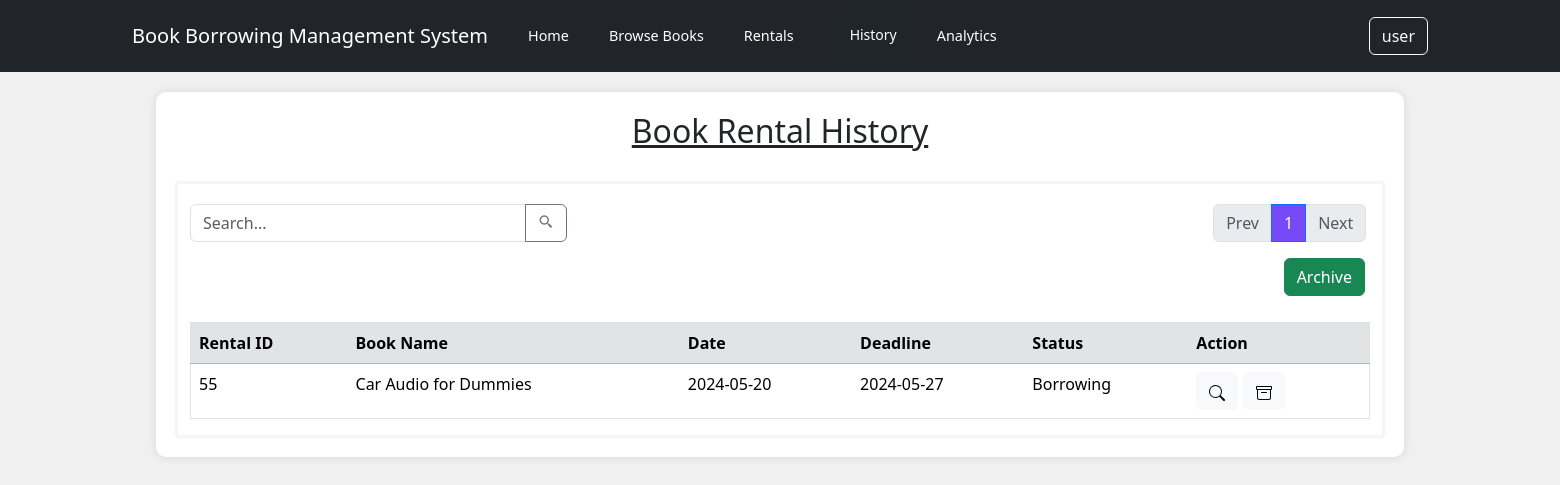
Page /reservationHistory.php (signed in) on the committed database.
### tables this page shows
CREATE TABLE `history` (
  `rental_ID` int(5) NOT NULL,
  `id` int(5) NOT NULL,
  `borrowID` int(5) NOT NULL,
  `status_ID` int(5) NOT NULL,
  `rental_deadline` date NOT NULL,
  `rental_remark` varchar(255) DEFAULT NULL,
  `archived` int(1) NOT NULL
);

CREATE TABLE `book` (
  `id` int(5) NOT NULL,
  `bookTitle` varchar(255) NOT NULL,
  `pagesNumber` int(5) NOT NULL,
  `authorName` varchar(255) NOT NULL,
  `quantity` int(5) NOT NULL,
  `isbn` varchar(255) NOT NULL,
  `genre` varchar(255) NOT NULL,
  `publicationCompany` varchar(255) NOT NULL,
  `bookCover` varchar(255) DEFAULT NULL
);

CREATE TABLE `borrow` (
  `borrowID` int(5) NOT NULL,
  `bookID` int(5) NOT NULL,
  `userID` int(5) NOT NULL,
  `time` varchar(4) NOT NULL,
  `date` date NOT NULL
);

CREATE TABLE `history_status` (
  `status_ID` int(5) NOT NULL,
  `status_name` varchar(10) NOT NULL,
  `status_desc` varchar(255) NOT NULL
);

### reservationHistory.php (the view, shortened to what this page needs)
<?php
include_once "./controllers/db_connection.php";
$records_per_page = 9;
if (isset($_GET['page']) && is_numeric($_GET['page'])) {
    $current_page = $_GET['page'];
} else {
    $current_page = 1;
}
$start_from = ($current_page - 1) * $records_per_page;
$userID = $_SESSION["id"];
$role = $_SESSION["role"];
if($role == "1"){
    $sql = "SELECT h.*, hs.status_name, u.id, bor.*, bo.bookTitle
            FROM ((((history h
            INNER JOIN history_status hs ON h.status_ID = hs.status_ID)
            INNER JOIN user u ON h.id = u.id)
            INNER JOIN borrow bor ON h.borrowID  = bor.borrowID)
            INNER JOIN book bo ON bor.bookID = bo.id)
            WHERE h.id = '$userID' AND h.archived = 0 AND hs.status_ID <> 2";
}
$sql .= " LIMIT $start_from, $records_per_page";
$result = mysqli_query($conn, $sql);
$total_pages_sql = "SELECT COUNT(*) AS total FROM history";
$result_total = mysqli_query($conn, $total_pages_sql);
$row_total = mysqli_fetch_assoc($result_total);
$total_records = $row_total['total'];
$total_pages = ceil($total_records / $records_per_page);
?>
<!DOCTYPE html>
<html lang="en">
<head>
    <link href="https://cdn.jsdelivr.net/npm/bootstrap@5.3.3/dist/css/bootstrap.min.css" rel="stylesheet">
    <link rel="stylesheet" href="./custom_css/navbar.css">
    <link rel="stylesheet" href="./custom_css/layout.css">
    <link rel="stylesheet" href="./custom_css/reservationHistory.css">
    <link href='https://unpkg.com/boxicons@2.1.4/css/boxicons.min.css' rel='stylesheet'>
</head>
<body>
    <nav class="navbar navbar-expand-lg navbar-dark bg-dark">
        <div class="container">
            <div class="row">
                <div class="col">
                    <p class="navbar-brand">Book Borrowing Management System</p>
                </div>
                <div class="col">
                    <a class="navbar-brand navbar-link" href="./homepage.php">Home</a>
                </div>
                <div class="col">
                    <a class="navbar-brand navbar-link" href="./bookCatalogueManage.php">Browse Books</a>
                </div>
                <div class="col">
                    <a class="navbar-brand navbar-link" href="./rentalBook.php">Rentals</a>
                </div>
                <div class="col" style="margin-top:14px;">
                    <div class="dropdown">
                        <a class="dropbtn">History</a>
                    </div>
                </div>
                <div class="col">
                    <a class="navbar-brand navbar-link" href="./reporting.php">Analytics</a>
                </div>
            </div>
            <form class="d-flex" action="<?php echo htmlspecialchars($_SERVER["PHP_SELF"]); ?>" method="post">
                <div class="dropdown">
                    <button class="btn btn-outline-light" type="button" id="dropdownMenuButton" data-bs-toggle="dropdown" aria-expanded="false">
                        <?php echo htmlspecialchars($_SESSION["username"]); ?>
                    </button>
                </div>
            </form>
        </div>
    </nav>
    <div class="container container-main">
        <h2 style="text-align:center;"><u>Book Rental History</u></h2>
        <br>
        <div class="container container-sub">
            <div class="row">
                <div class="col-md-4">
                    <form class="input-group mb-3" action="reservationSearch.php" method="post">
                        <input type="text" class="form-control" placeholder="Search..." aria-label="Search" aria-describedby="basic-addon2" name="search">
                        <button class="btn btn-outline-secondary" type="submit" id="button-addon2">
                            <i class='bx bx-search-alt-2'></i></button>
                    </form>
                </div>
                <div style="z-index: 10; position:absolute; right:-77%;">
                    <nav aria-label="Page navigation example">
                        <ul class="pagination">
                            <li class="page-item <?php echo ($current_page == 1) ? 'disabled' : ''; ?>">
                                <a class="page-link" href="<?php echo ($current_page == 1) ? '#' : 'reservationHistory.php?page=' . ($current_page - 1); ?>">Prev</a>
                            </li>
                            <?php for ($i = 1; $i <= $total_pages; $i++) : ?>
                                <li class="page-item <?php echo ($i == $current_page) ? 'active' : ''; ?>">
                                    <a class="page-link" style="background-color: #7749F8;" href="reservationHistory.php?page=<?php echo $i; ?>"><?php echo $i; ?></a>
                                </li>
                            <?php endfor; ?>
                            <li class="page-item <?php echo ($current_page == $total_pages) ? 'disabled' : ''; ?>">
                                <a class="page-link" href="<?php echo ($current_page == $total_pages) ? '#' : 'reservationHistory.php?page=' . ($current_page + 1); ?>">Next</a>
                            </li>
                        </ul>
                    </nav>
                </div>
                <div class="row">
                    <p>
                    <button class="btn btn-success" type="button" id="button-addon2" style="z-index: 10; position:absolute; right: 12.5%;" onclick="window.location.href='/bbms/reservationArchive.php';">Archive</button>
                    </p>
                </div>
            </div>
            <br><br>
                <form method="post">
                    <table border="1" class="table table-hover" style="width: 100%">
                        <tr class="thread">
                            <th class="table-secondary" scope="col">Rental ID</th>
                            <th class="table-secondary" scope="col">Book Name</th>
                            <th class="table-secondary" scope="col">Date</th>
                            <th class="table-secondary" scope="col">Deadline</th>
                            <th class="table-secondary" scope="col">Status</th>
                            <th class="table-secondary" scope="col">Action</th>
                        </tr>
                        <tr>
                            <?php  if (mysqli_num_rows($result) > 0){
                                while($row = mysqli_fetch_assoc($result)){
                                $rentID = $row["rental_ID"];
                                $bookTitle = $row["bookTitle"];
                                $date = $row["date"];
                                $deadline = $row["rental_deadline"];
	                            $status = $row["status_name"];
                            ?>
                                <td><?php echo $rentID; ?></td>
		                        <td><?php echo $bookTitle; ?></td>
                                <td><?php echo $date; ?></td>
                                <td><?php echo $deadline; ?></td>
                                <td><?php echo $status; ?></td>
		                        <td>
                                <a><button class="btn btn-light" type="button" onclick="window.location.href='/bbms/reservationView.php?historyid=<?php echo $rentID; ?>';"><svg xmlns="http://www.w3.org/2000/svg" width="16" height="16" fill="currentColor" class="bi bi-search" viewBox="0 0 16 16"><path d="M11.742 10.344a6.5 6.5 0 1 0-1.397 1.398h-.001q.044.06.098.115l3.85 3.85a1 1 0 0 0 1.415-1.414l-3.85-3.85a1 1 0 0 0-.115-.1zM12 6.5a5.5 5.5 0 1 1-11 0 5.5 5.5 0 0 1 11 0"/></svg></button></a>
                                <a><button class="btn btn-light" type="button" onclick="Confirm()"></button></a>
		                        </td>
	                    </tr>
                        <?php
                                }
                            }
                            else{
                                echo "0 results";
                            }
                        ?>
                    </table>
                </form>
            </div>
        </div>
</body>
</html>

### custom_css/navbar.css (style rules this page uses)
.navbar-brand { display: flex; align-items: center; justify-content: center; height: 100%; }
.navbar-link { font-size: 0.9rem; }

### custom_css/layout.css (style rules this page uses)
body { background-color: #f0f0f0; }
.container-main { margin-top: 20px; margin-left: auto; margin-right: auto; width: 80%; padding: 20px; background-color: white; border-radius: 10px; box-shadow: 0px 0px 10px rgba(0, 0, 0, 0.1); }
.dropbtn { background-color: #1f2529; color: white; padding: 16px; font-size: 14px; text-decoration: none; }
.dropdown { position: relative; display: inline-block; }

### custom_css/reservationHistory.css (style rules this page uses)
.container-sub { box-shadow: 0px 0px 3px rgba(0, 0, 0, 0.1); border: 2px solid whitesmoke; }
.container-sub .input-group, .container-sub .dropdown, .container-sub .pagination { margin-top: 20px; }

### reservationHistory.php (style rules this page uses)
.dropbtn { background-color:#1F2529; color: white; padding: 16px; font-size: 14px; text-decoration: none; }
.dropdown { position: relative; display: inline-block; }

### rows in the picture
history: rental_ID "55", book.bookTitle "Car Audio for Dummies", borrowID.date "2024-05-20", rental_deadline "2024-05-27", status_ID.status_name "Borrowing"

### other values in the picture
$_SESSION["username"] "user"
